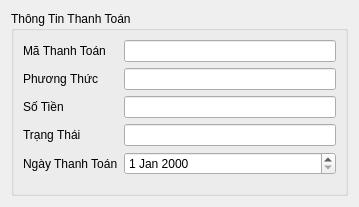
<?xml version="1.0" encoding="UTF-8"?>
<ui version="4.0">
 <class>PaymentTab</class>
 <widget class="QWidget" name="PaymentTab">
  <property name="geometry">
   <rect>
    <x>0</x>
    <y>0</y>
    <width>359</width>
    <height>207</height>
   </rect>
  </property>
  <property name="windowTitle">
   <string>Thanh Toán</string>
  </property>
  <layout class="QVBoxLayout">
   <item>
    <widget class="QGroupBox" name="groupPayment">
     <property name="title">
      <string>Thông Tin Thanh Toán</string>
     </property>
     <layout class="QFormLayout">
      <item row="0" column="0">
       <widget class="QLabel" name="lblPaymentID">
        <property name="text">
         <string>Mã Thanh Toán</string>
        </property>
       </widget>
      </item>
      <item row="0" column="1">
       <widget class="QLineEdit" name="txtPaymentID"/>
      </item>
      <item row="1" column="0">
       <widget class="QLabel" name="lblMethod">
        <property name="text">
         <string>Phương Thức</string>
        </property>
       </widget>
      </item>
      <item row="1" column="1">
       <widget class="QLineEdit" name="txtMethod"/>
      </item>
      <item row="2" column="0">
       <widget class="QLabel" name="lblAmount">
        <property name="text">
         <string>Số Tiền</string>
        </property>
       </widget>
      </item>
      <item row="2" column="1">
       <widget class="QLineEdit" name="txtAmount"/>
      </item>
      <item row="3" column="0">
       <widget class="QLabel" name="lblStatus">
        <property name="text">
         <string>Trạng Thái</string>
        </property>
       </widget>
      </item>
      <item row="3" column="1">
       <widget class="QLineEdit" name="txtStatus"/>
      </item>
      <item row="4" column="0">
       <widget class="QLabel" name="lblPaymentDate">
        <property name="text">
         <string>Ngày Thanh Toán</string>
        </property>
       </widget>
      </item>
      <item row="4" column="1">
       <widget class="QDateEdit" name="datePayment"/>
      </item>
     </layout>
    </widget>
   </item>
  </layout>
 </widget>
 <resources/>
 <connections/>
</ui>
